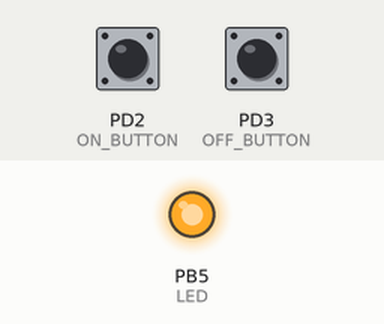
Bench run of a program on a simulated ATmega328P, built with avr-gcc and emulated at 16 MHz. Shown: output pins drawn as LEDs (lit = HIGH). Inputs (shaded band) come from the test bench; at power-on: PD3 (OFF_BUTTON) HIGH, PD2 (ON_BUTTON) HIGH.

Above: at 1.2 s.
1.3 s: PD3 (OFF_BUTTON) pulled LOW for 0.15 s
At 2.4 s:
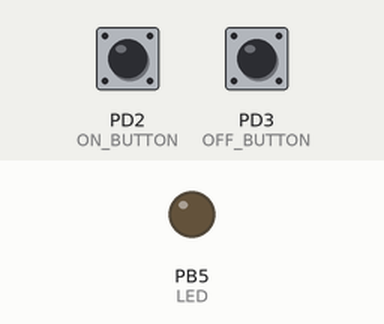
2.9 s: PD2 (ON_BUTTON) pulled LOW for 0.15 s
At 3.6 s:
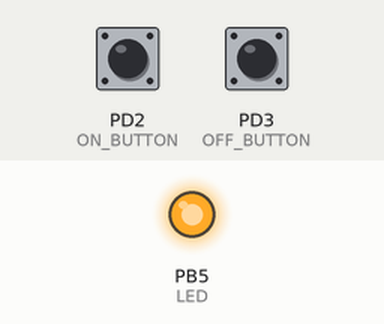
4.5 s: PD3 (OFF_BUTTON) pulled LOW for 1 s
At 4.8 s:
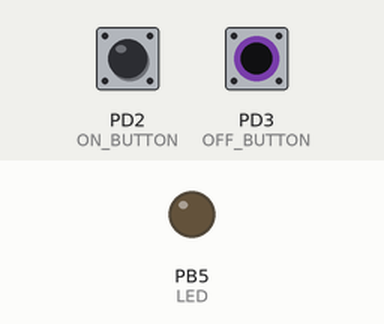
Timing chart, 0 to 7.5 s (numbered marks = the images above; inputs shaded):
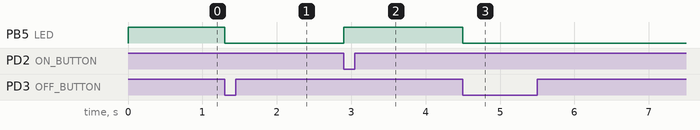

Measured:
- after the input at 1.3 s, PB5 (LED): HIGH → LOW at once
- after the input at 2.9 s, PB5 (LED): LOW → HIGH at once
- after the input at 4.5 s, PB5 (LED): HIGH → LOW at once

The program:

main.c
```c
/*
 * Taster_Abfrage.c
 *
 * Created: 12/05/2021 21:48:24
 * Author : sjno
 */

#define F_CPU 16000000UL
#include <avr/io.h>
#include <util/delay.h>

#include "byte_operations.h"
#include "port_operations.h"

#define LED PORTB5
#define ON_BUTTON PORTD2
#define OFF_BUTTON PORTD3

#define INPUT_PORT PIND
#define OUTPUT_PORT PORTB

inline void configure_input_output()
{
	uint8_t ddrb_byte = get_bitshifted_by(DDB5);
	set_port(&DDRB, ddrb_byte);
	clear_port(&DDRD);
}

inline void activate_pullups()
{
	uint8_t portd_byte = get_bitshifted_by(ON_BUTTON) | get_bitshifted_by(OFF_BUTTON);
	set_port(&PORTD, portd_byte);
}

inline void init()
{
	configure_input_output();
	activate_pullups();

	// activate led on start
	set_bit_for_port(&OUTPUT_PORT, LED);
}

inline void poll_buttons()
{
	if (read_inverted_bit_from_port(&INPUT_PORT, ON_BUTTON))
	{
		set_bit_for_port(&OUTPUT_PORT, LED);
	}

	if(read_inverted_bit_from_port(&INPUT_PORT, OFF_BUTTON))
	{
		clear_bit_for_port(&OUTPUT_PORT, LED);
	}
}

int main(void)
{
	init();

	while (1)
	{
		poll_buttons();
	}
}
```

byte_operations.h
```c
/*
 * byte_operations.h
 *
 * Created: 15/05/2021 15:28:59
 *  Author: sjno
 */


#ifndef BYTE_OPERATIONS_H_
#define BYTE_OPERATIONS_H_

inline uint8_t get_bitshifted_by(uint8_t bitshift)
{
	return 1 << bitshift;
}

#endif /* BYTE_OPERATIONS_H_ */
```

port_operations.h
```c
/*
 * port_operations.h
 *
 * Created: 15/05/2021 15:26:36
 *  Author: sjno
 */


#ifndef PORT_OPERATIONS_H_
#define PORT_OPERATIONS_H_

inline void set_bit_for_port(volatile uint8_t *port, uint8_t bit_number)
{
	*port |= (1 << bit_number);
}

inline void set_port(volatile uint8_t *port, uint8_t new_value)
{
	*port = new_value;
}

inline void clear_bit_for_port(volatile uint8_t *port, uint8_t bit_number)
{
	*port &= ~(1 << bit_number);
}

inline void clear_port(volatile uint8_t *port)
{
	*port = 0x00;
}

inline uint8_t read_bit_from_port(volatile uint8_t *port, uint8_t bit_number)
{
	return *port & (1 << bit_number);
}

inline uint8_t read_inverted_bit_from_port(volatile uint8_t *port, uint8_t bit_number)
{
	return (~(*port)) & (1 << bit_number);
}

inline void toggle_bit_for_port(volatile uint8_t *port, uint8_t bit_number)
{
	*port ^= (1 << bit_number);
}

inline void toggle_port(volatile uint8_t *port)
{
	*port ^= 0xff;
}

#endif /* PORT_OPERATIONS_H_ */
```
